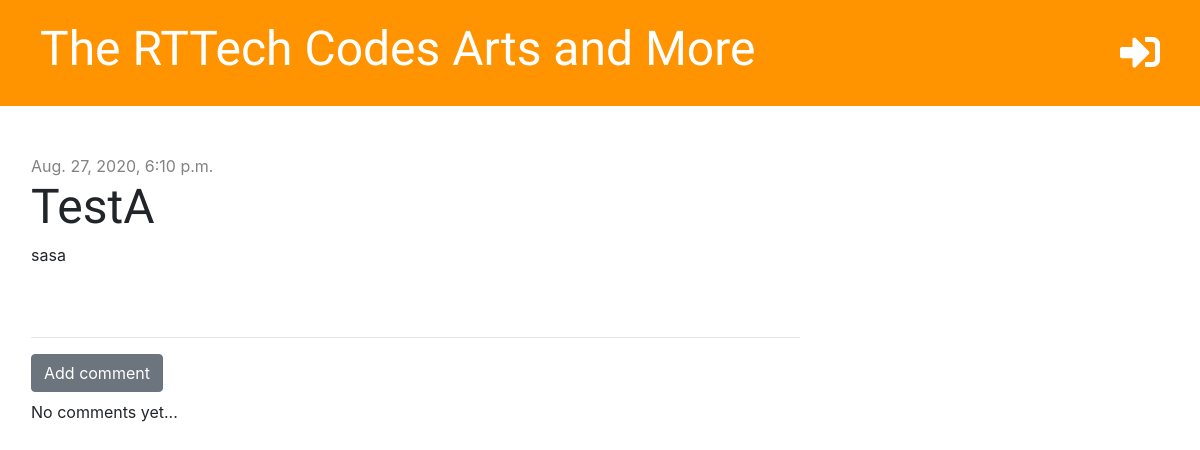
The page /post/7/ on the database as committed earlier.
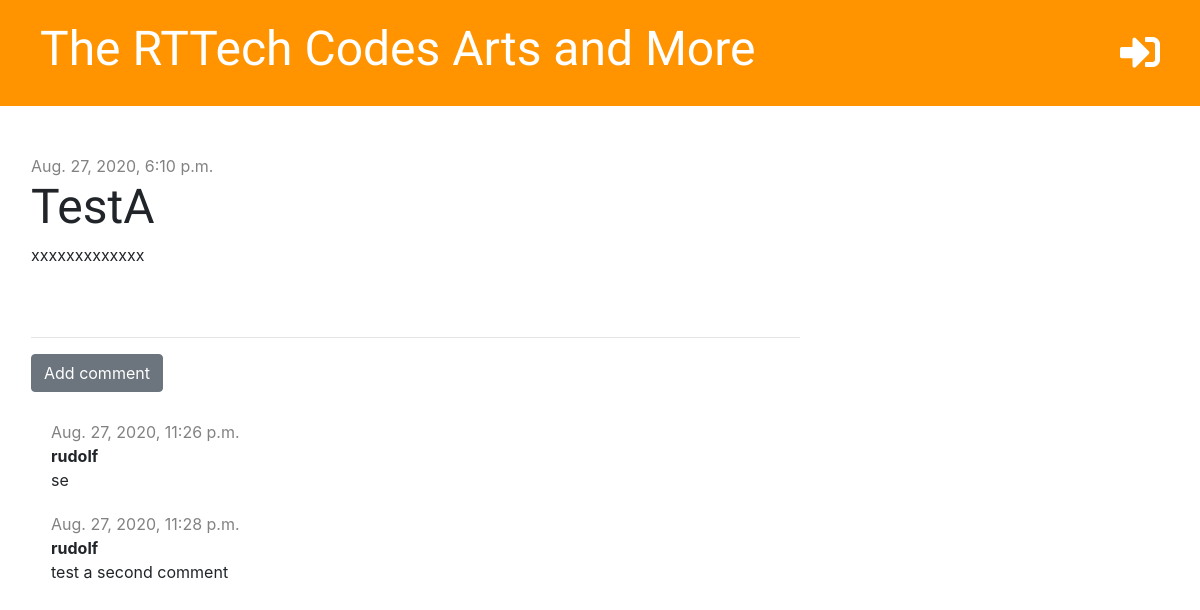
The same page on the database as committed later.
### blog/models.py (models this page shows, shortened)
class Post(models.Model):
    author = models.ForeignKey("auth.User", on_delete= models.CASCADE)
    title = models.CharField(max_length=200)
    text = models.TextField(null=True)
    created_date = models.DateTimeField(default=timezone.now)
    published_date = models.DateTimeField(blank=True, null=True)

class Comment(models.Model):
    post = models.ForeignKey('blog.Post', on_delete=models.CASCADE, related_name='comments')
    author = models.CharField(max_length=200)
    text = models.TextField()
    created_date = models.DateTimeField(default=timezone.now)

### blog/views.py (the view)
# urls.py: path('post/<int:pk>/', views.post_detail, name='post_detail'),
def post_detail(request, pk):
    post = get_object_or_404(Post, pk=pk)
    stuff_for_frontend = {'post': post}
    return render(request, 'blog/post_detail.html', stuff_for_frontend)

### blog/templates/blog/post_detail.html (shortened to what this page needs)
{% extends 'blog/base.html' %}
{% block content %}
    <div class="post">
        {% if post.published_date %}
            <div class="date">
                {{ post.published_date }}
            </div>
        {% else %}
            <a href="{% url 'post_publish' pk=post.pk %}" class="btn btn-primary mr-1">Publish</a>
        {% endif %}
        <h1>{{ post.title }}</h1>
        <p>{{ post.text|linebreaksbr }}</p>
    </div>
    <hr>
    <a href="{% url 'add_comment_to_post' pk=post.pk %}" class="btn btn-secondary mb-2">Add comment</a>
    {% for comment in post.comments.all %}
        <div class="comment">
            <div class="date">
                {{ comment.created_date }}
            </div>
            <strong>{{ comment.author }}</strong>
            <p>{{ comment.text }}</p>
        </div>
    {% empty %}
        <p>No comments yet...</p>
    {% endfor %}{% endblock %}

Rows that differ between the two databases and show on the page:
changed Post "TestA": text "sasa" → "xxxxxxxxxxxxx"
added Comment: created_date "Aug. 27, 2020, 11:26 p.m.", author "rudolf", text "se"
added Comment: created_date "Aug. 27, 2020, 11:28 p.m.", author "rudolf", text "test a second comment"
Other text that changed with them:
text no longer shown: "No comments yet..."
